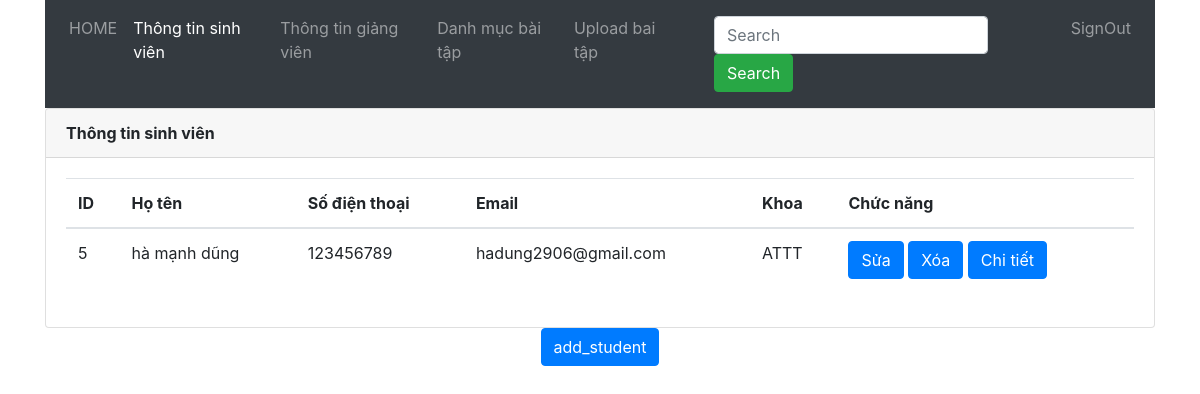
/pages/student.php, run on an earlier commit of the app's database.
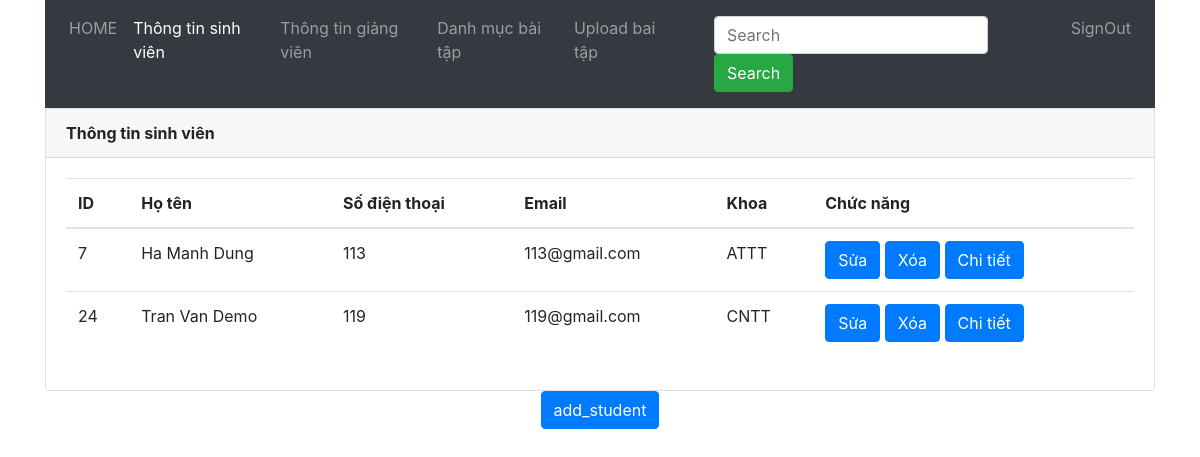
And on a later commit of the database.
### tables this page shows
CREATE TABLE `account` (
  `ID` int(11) NOT NULL,
  `Username` text NOT NULL,
  `Pass` text NOT NULL,
  `Is_teacher` smallint(1) NOT NULL,
  `Name` text NOT NULL,
  `Phone` int(11) NOT NULL,
  `Email` text NOT NULL,
  `Khoa` text NOT NULL,
  `Avatar` varchar(255) DEFAULT NULL
);

### pages/student.php (the view, shortened to what this page needs)
<!DOCTYPE html>
<html lang="en">
<head>
    <link href="/qlsv/bootstrap/css/bootstrap.min.css" rel="stylesheet" style="text/css">
    <link href="/qlsv/bootstrap/css/bootstrap.css" rel="stylesheet" style="text/css">
</head>
<body>
    <div class="container">
        <nav class="navbar navbar-expand-sm bg-dark navbar-dark">
            <ul class="navbar-nav">
                <li class="nav-item ">
                    <a class="nav-link" href='profile.php?id=$ID'>HOME</a>
                </li>
                <li class="nav-item">
                    <a class="nav-link active" href='student.php'>Thông tin sinh viên</a>
                </li>
                <li class="nav-item">
                    <a class="nav-link" href="teacher.php">Thông tin giảng viên</a>
                </li>
                <li class="nav-item">
                    <a class="nav-link" href="list_exam.php">Danh mục bài tập</a>
                </li>
                <li class="nav-item">
                    <a class="nav-link" href="student_upload.php">Upload bai tập</a>
                </li>
                <li class="nav-item">
                    <a class="nav-link" href="#"></a>
                </li>
                <nav class="navbar navbar-expand-sm bg-dark navbar-darks">
                    <form class="form-inline" action="#">
                        <input class="form-control mr-sm-2" type="text" placeholder="Search">
                        <button class="btn btn-success" type="submit">Search</button>
                    </form>
                </nav>
                <li class="nav-item">
                    <a class="nav-link" href="../lib/signout.php">SignOut</a>
                </li>
            </ul>
        </nav>
    </div>
    <div class="container">
        <div class="card">
            <div class="card-header"><b>Thông tin sinh viên</b></div>
            <div class="card-body">
                <table class="table">
                <thead>
                <tr>
                    <th>ID</th>
                    <th>Họ tên</th>
                    <th>Số điện thoại</th>
                    <th>Email</th>
                    <th>Khoa</th>
                    <th>Chức năng</th>
                </tr>
                </thead>
                <tbody>
                    <?php
                        include ("../lib/connectDB.php");
                        $query = "SELECT * FROM account WHERE Is_teacher = '0'";
                        $result = mysqli_query($connectDB, $query);
							if(mysqli_num_rows($result) > 0){
								while ($r = mysqli_fetch_assoc($result)){
                                    $sinhvienID = $r['ID'];
                                    $ten= $r['Name'];
                                    $sdt = $r['Phone'];
                                    $mail = $r['Email'];
                                    $khoa = $r['Khoa'];
                                    echo "<tr>";
                                    echo "<td>$sinhvienID</td>";
                                    echo "<td>$ten</td>";
                                    echo "<td>$sdt</td>";
                                    echo "<td>$mail</td>";
                                    echo "<td>$khoa</td>";
                                    echo " <td>
                                    <a href='../lib/edit_student.php?id=$sinhvienID'><input class= 'btn btn-primary' id='btnSua' type='button' value='Sửa' '></a>
                                    <a href='../lib/del_student.php?id=$sinhvienID''><input class='btn btn-primary' id='btnXoa' type='button' value='Xóa'></a>
                                    <a href='#'><input class='btn btn-primary' id='btnChitiet' type='button' value='Chi tiết' '></a>
                                    </td>";
                                    echo"</tr>";
                                }
                            }
					?>
                </tbody>
                </table>
            </div>
        </div>
        <div class="col text-center">
            <a href='../lib/add_student.php'><input class='btn btn-primary center-block' id='add' type='button' value='add_student'></a>
         </div>
    </div>
</body>
</html>

What changed in the data, as far as the page shows it:
removed account: ID "5", Name "hà mạnh dũng", Phone "123456789", Email "hadung2906@gmail.com", Khoa "ATTT"
added account: ID "7", Name "Ha Manh Dung", Phone "113", Email "113@gmail.com", Khoa "ATTT"
added account: ID "24", Name "Tran Van Demo", Phone "119", Email "119@gmail.com", Khoa "CNTT"
